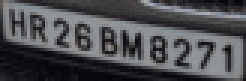
#> input picture Cropped-Image-Text/7.png, 82 x 27 px, given in place of testing.png, which was not available (shown 3 times larger)
$ python main.py
#> lines starting #> are read from the running program, lines starting #| are printed output that depends on the picture; after the words box and inside, x2 and y2 are one past the last pixel; in counts of white or black regions, pixels touching at a corner belong together; pictures that were not available may be replaced by others from this repository, and a replacement may not be noted
import cv2
import numpy as np
import pytesseract
import imutils
pytesseract.pytesseract.tesseract_cmd = " C:\\Program Files\\Tesseract-OCR\\tesseract.exe"

# read image
image = cv2.imread("C:\\Users\\Ayus Das\\Desktop\\testing.png")
#> image is the input picture: shape (27, 82, 3); mean B, G, R 80.9, 77.4, 77.1
#resizing
image = imutils.resize(image, width=500)
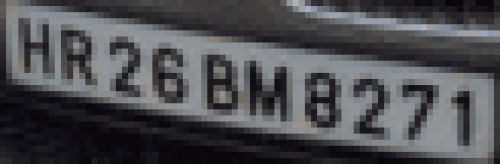
#> image: shape (164, 500, 3); mean B, G, R 80.8, 77.4, 77
#displaying the original image
cv2.imshow('Original Image', image)
cv2.waitKey(0)
#converting the original image to the gray scale
gray = cv2.cvtColor(image, cv2.COLOR_BGR2GRAY)
cv2.imshow('1-grayscale image', gray)
cv2.waitKey(0)
#Noise removal with bilateral gray filter(removing noise while preserving edges)
gray = cv2.bilateralFilter(gray, 11, 17, 17)
cv2.imshow('2-bilateral image', gray)
cv2.waitKey(0)
#find edges based on the grayscale image
edged = cv2.Canny(gray, 170, 200)
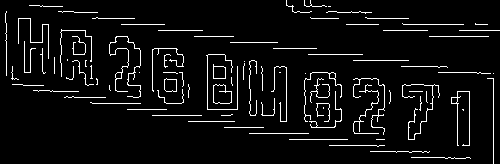
#> edged: shape (164, 500); 5.6% white in thin lines or dots
cv2.imshow("3 - canny edges", edged)
cv2.waitKey(0)
#finding edges based on contours
cnts, new = cv2.findContours(edged.copy(), cv2.RETR_LIST, cv2.CHAIN_APPROX_SIMPLE)
#> cnts = 97 contours, 85 with area under 20; largest, box (x1, y1, x2, y2) and area: (213, 84, 232, 104) 288, (213, 84, 232, 104) 283, (213, 64, 226, 79) 143, (164, 78, 177, 92) 142, (164, 78, 177, 92) 140; new = 97 rows, first 6: [1, -1, -1, -1], [2, 0, -1, -1], [3, 1, -1, -1], [4, 2, -1, -1], [5, 3, -1, -1], [6, 4, -1, -1]
#create copy of original image to draw all contours
img1 = image.copy()
cv2.drawContours(img1, cnts, -1, (0,255,0), 3)
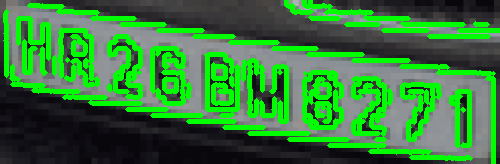
#> img1: shape (164, 500, 3); mean B, G, R 55.6, 123.3, 52.9
cv2.imshow("4 - all Contours", img1)
cv2.waitKey(0)
#sort contours based on the area of the contours
cnts = sorted(cnts, key=cv2.contourArea,reverse=True)[:30]
#> cnts = 30 contours, 18 with area under 20; largest, box (x1, y1, x2, y2) and area: (213, 84, 232, 104) 288, (213, 84, 232, 104) 283, (213, 64, 226, 79) 143, (164, 78, 177, 92) 142, (164, 78, 177, 92) 140
NumberPlateCnt = None #we currently have no Number plate detected
#top 30 contours
img2 = image.copy()
img2 = cv2.drawContours(img2, cnts, -1,(0,255,0), 3)
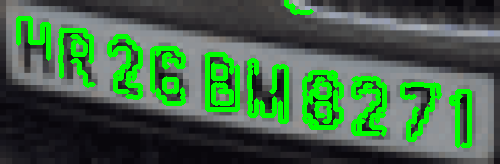
#> img2: shape (164, 500, 3); 14% of pixels changed, all inside (x1, y1, x2, y2) = (16, 0, 472, 148)
cv2.imshow("5 - Top 30 contours", img2)
cv2.waitKey(0)
#Loop over our contours
count = 0
idx = 7
for c in cnts:
    peri1 = cv2.arcLength(c, True)
    approx = cv2.approxPolyDP(c, 0.02 * peri1, True)
    print("approx ", approx)
    if len(approx)==4:#select the contour with 4 contours
        NumberPlateCnt = approx
        x,y,w,h = cv2.boundingRect(c)
        new_img = image[y:y+h,x:x+w]
        cv2.imwrite('Cropped-Image-Text/'+str(idx)+'.png',new_img)
        idx+=1
        break
#> this loop made 30 passes
#> peri1 on passes 1 to 12: 73.56, 83.46, 50.83, 48.49, 46.73, 45.07, 477.9, 246.2, 273.2, 21.07, 21.07, 20.49
#> (printed output is left out)
#> after the loop, idx = 7


#Drawing the selected contour on the original number plate
print(NumberPlateCnt)
cv2.drawContours(image, [NumberPlateCnt], -1, (0, 255, 0), 3)
cv2.imshow('6- Final image with number plate detected', image)
cv2.waitKey(0)

Cropped_img_loc = 'Cropped-Image-Text/7.png'
numberimg = cv2.imread(Cropped_img_loc)
cv2.imshow("Cropped image", numberimg)


#> (the run stopped early here; a loop or call above may not have finished)
